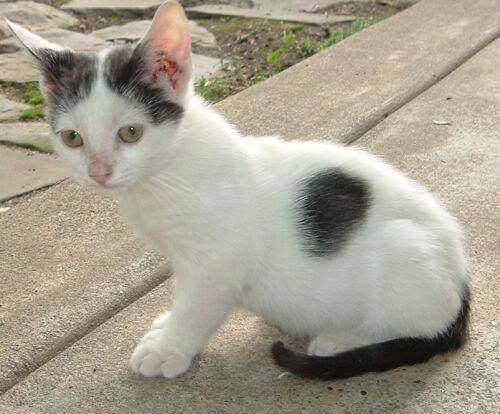
#> input picture pythonProject1/image/cat.jpg, 500 x 414 px
$ python '2.1图像的运算.py'
#> lines starting #> are read from the running program, lines starting #| are printed output that depends on the picture
import cv2
import numpy as np
# [5 lines of commented-out code are left out]

import matplotlib.pyplot as plt
img1=cv2.imread('./image/cat.jpg')
#> img1 is the input picture: shape (414, 500, 3); mean B, G, R 144.3, 159.9, 165.9
img2=cv2.imread('./image/dog.jpg')
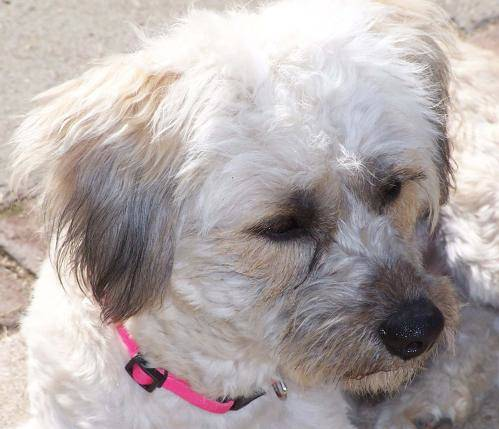
#> input picture pythonProject1/image/dog.jpg, 499 x 429 px
#> img2 is the input picture: shape (429, 499, 3); mean B, G, R 169.1, 169.9, 178.9
img3=cv2.resize(img2,(500,414))
img4 = cv2.add(img1, img3)
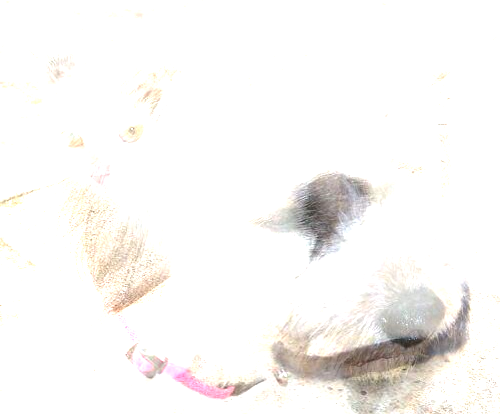
#> img4: shape (414, 500, 3); mean B, G, R 244.7, 246.5, 248.3


cv2.imshow('cat',img1)
cv2.imshow('dog',img2)
cv2.imshow('add',img4)
cv2.waitKey()
cv2.destroyAllWindows()
